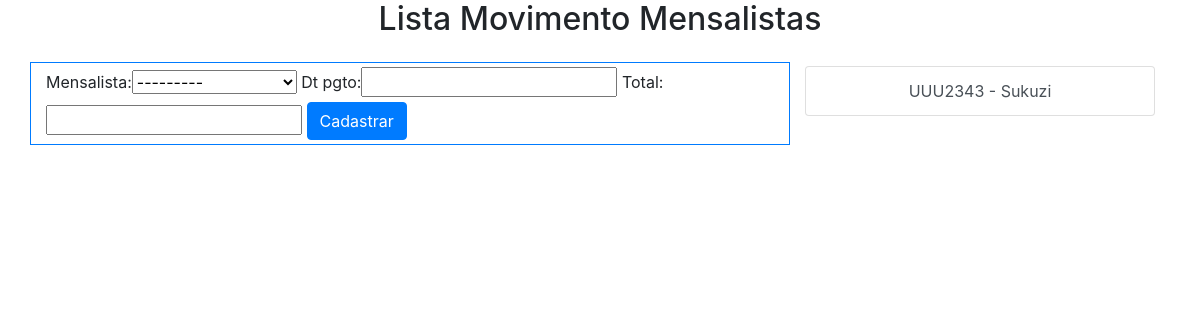
Before: /core/mensal/ with the older database file.
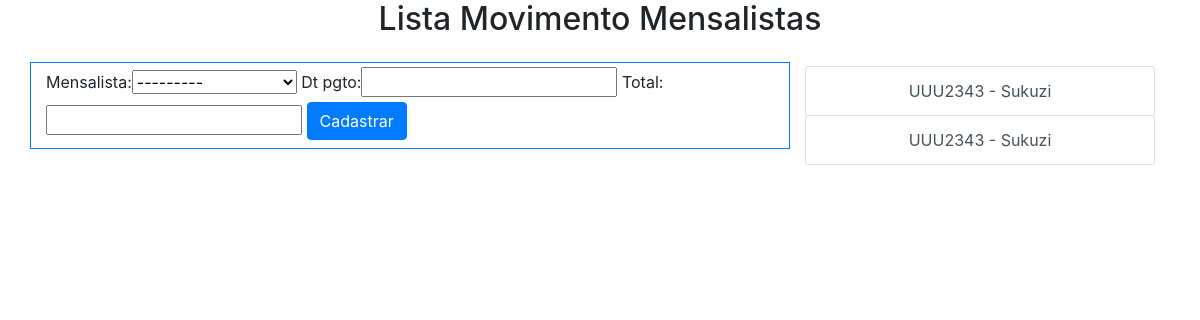
After: the same page with the newer database file.
### core/models.py (models this page shows, shortened)
class MovMensalista(models.Model):
	mensalista = models.ForeignKey(Mensalista, on_delete=models.CASCADE)
	dt_pgto = models.DateField()
	total = models.DecimalField(max_digits=6, decimal_places=2)

class Mensalista(models.Model):
	veiculo = models.ForeignKey(Veiculo, on_delete=models.CASCADE)
	inicio = models.DateField()
	valor_mes = models.DecimalField(max_digits=6, decimal_places=2)
	def __str__(self):
		return str(self.veiculo)

class Veiculo(models.Model):
	marca = models.ForeignKey(Marca, on_delete=models.CASCADE)
	placa = models.CharField(max_length=7)
	cor = models.CharField(max_length=15)
	observacoes = models.TextField()
	proprietario = models.ForeignKey(Pessoa, on_delete=models.CASCADE)
	def __str__(self):
		return self.placa + " - " + self.marca.nome

class Marca(models.Model):
	nome = models.CharField(max_length=50)

### core/views.py (the view)
# urls.py: path('mensal/', lista_mov_mensalistas, name='core_lista_mov_mensalistas'),
def lista_mov_mensalistas(request):
	mov_mensalistas = MovMensalista.objects.all()
	form = MovMensalistaForm()
	data = {'mov_mensalistas': mov_mensalistas, 'form': form}
	return render(request, 'core/lista_mov_mensalistas.html', data)

### core/forms.py
class MovMensalistaForm(ModelForm):
	class Meta:
		model = MovMensalista
		fields = '__all__'

### core/templates/core/lista_mov_mensalistas.html (shortened to what this page needs)
{% extends 'base.html' %}
{% load bootstrap %}
{% block main %}
<div class="row mb-3">
	<div class="col-sm-12 text-center">
		<h2>Lista Movimento Mensalistas</h2>
	</div>
</div>
<div class="row">
	<div class="col-sm-8 table table-bordered pt-1 pb-1 border border-primary"
	style="max-height: 306px">
		<form class="" action="{% url 'core_cadastra_mov_mensalistas' %}"
		method="POST">
		{{ form|bootstrap }}
			<button class="btn btn-primary"
			type="submit">Cadastrar</button>
		</form>
	</div>
	<div class="col-sm-4 pt-1 text-center">
		<div class="list-group">
			{% for mensal in mov_mensalistas %}
			<a href="{% url 'core_update_mov_mensalistas' mensal.id %}" class="list-group-item list-group-item-action btn btn-primary"
			role="button" aria-pressed="true">
   			{{ mensal.mensalista }}
  			</a>
			{% endfor %}
		</div>
	</div>
</div>
{% endblock %}

Changed rows visible on the page:
added MovMensalista: mensalista "UUU2343 - Sukuzi"
